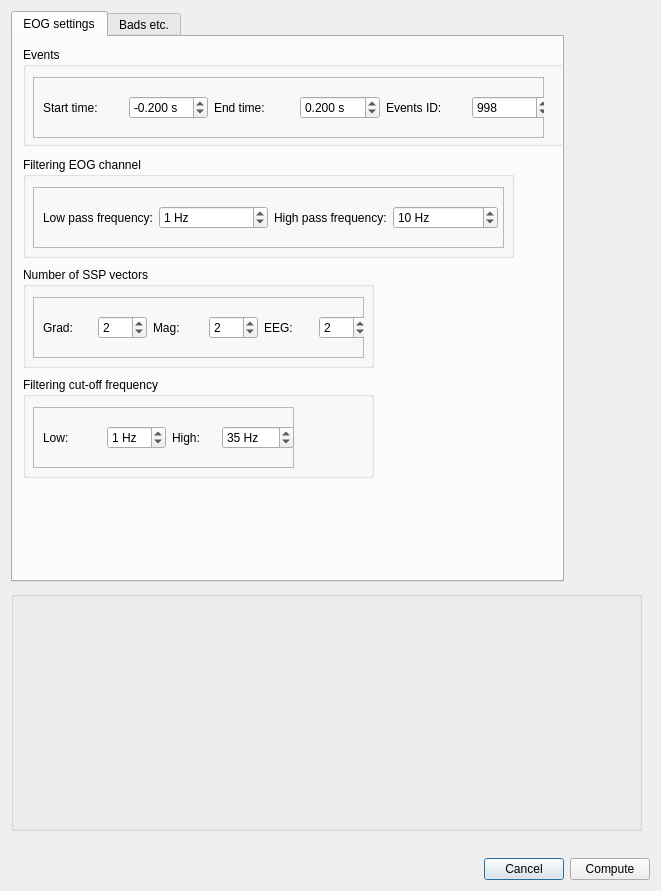
<?xml version="1.0" encoding="UTF-8"?>
<ui version="4.0">
 <class>Dialog</class>
 <widget class="QDialog" name="Dialog">
  <property name="enabled">
   <bool>true</bool>
  </property>
  <property name="geometry">
   <rect>
    <x>0</x>
    <y>0</y>
    <width>661</width>
    <height>891</height>
   </rect>
  </property>
  <property name="windowTitle">
   <string>Meggie - Compute EOG projections</string>
  </property>
  <layout class="QGridLayout" name="gridLayout">
   <item row="1" column="0">
    <layout class="QHBoxLayout" name="horizontalLayout_13">
     <item>
      <spacer name="horizontalSpacer">
       <property name="orientation">
        <enum>Qt::Horizontal</enum>
       </property>
       <property name="sizeHint" stdset="0">
        <size>
         <width>40</width>
         <height>20</height>
        </size>
       </property>
      </spacer>
     </item>
     <item>
      <widget class="QPushButton" name="pushButtonCancel">
       <property name="text">
        <string>Cancel</string>
       </property>
      </widget>
     </item>
     <item>
      <widget class="QPushButton" name="pushButtonCompute">
       <property name="sizePolicy">
        <sizepolicy hsizetype="Minimum" vsizetype="Fixed">
         <horstretch>0</horstretch>
         <verstretch>0</verstretch>
        </sizepolicy>
       </property>
       <property name="text">
        <string>Compute</string>
       </property>
      </widget>
     </item>
    </layout>
   </item>
   <item row="0" column="0">
    <widget class="QScrollArea" name="scrollArea">
     <property name="frameShape">
      <enum>QFrame::NoFrame</enum>
     </property>
     <property name="widgetResizable">
      <bool>true</bool>
     </property>
     <widget class="QWidget" name="scrollAreaWidgetContents">
      <property name="geometry">
       <rect>
        <x>0</x>
        <y>0</y>
        <width>643</width>
        <height>834</height>
       </rect>
      </property>
      <property name="minimumSize">
       <size>
        <width>540</width>
        <height>690</height>
       </size>
      </property>
      <widget class="QTabWidget" name="tabWidgetEOGSettings">
       <property name="geometry">
        <rect>
         <x>0</x>
         <y>0</y>
         <width>553</width>
         <height>571</height>
        </rect>
       </property>
       <property name="currentIndex">
        <number>0</number>
       </property>
       <widget class="QWidget" name="tabEOG1">
        <attribute name="title">
         <string>EOG settings</string>
        </attribute>
        <widget class="QGroupBox" name="groupBoxFilter">
         <property name="geometry">
          <rect>
           <x>10</x>
           <y>340</y>
           <width>351</width>
           <height>101</height>
          </rect>
         </property>
         <property name="title">
          <string>Filtering cut-off frequency</string>
         </property>
         <widget class="QFrame" name="frame_7">
          <property name="geometry">
           <rect>
            <x>10</x>
            <y>30</y>
            <width>261</width>
            <height>61</height>
           </rect>
          </property>
          <property name="frameShape">
           <enum>QFrame::StyledPanel</enum>
          </property>
          <property name="frameShadow">
           <enum>QFrame::Raised</enum>
          </property>
          <widget class="QWidget" name="horizontalLayoutWidget_19">
           <property name="geometry">
            <rect>
             <x>10</x>
             <y>10</y>
             <width>251</width>
             <height>41</height>
            </rect>
           </property>
           <layout class="QHBoxLayout" name="horizontalLayout_25">
            <item>
             <layout class="QHBoxLayout" name="horizontalLayout_26">
              <item>
               <widget class="QLabel" name="labelLow">
                <property name="text">
                 <string>Low:</string>
                </property>
               </widget>
              </item>
              <item>
               <widget class="QSpinBox" name="spinBoxLow">
                <property name="suffix">
                 <string> Hz</string>
                </property>
                <property name="value">
                 <number>1</number>
                </property>
               </widget>
              </item>
             </layout>
            </item>
            <item>
             <layout class="QHBoxLayout" name="horizontalLayout_27">
              <item>
               <widget class="QLabel" name="labelHigh">
                <property name="text">
                 <string>High:</string>
                </property>
               </widget>
              </item>
              <item>
               <widget class="QSpinBox" name="spinBoxHigh">
                <property name="suffix">
                 <string> Hz</string>
                </property>
                <property name="maximum">
                 <number>1000</number>
                </property>
                <property name="value">
                 <number>35</number>
                </property>
               </widget>
              </item>
             </layout>
            </item>
           </layout>
          </widget>
         </widget>
        </widget>
        <widget class="QGroupBox" name="groupBoxFilteringEOG">
         <property name="geometry">
          <rect>
           <x>10</x>
           <y>120</y>
           <width>491</width>
           <height>101</height>
          </rect>
         </property>
         <property name="title">
          <string>Filtering EOG channel</string>
         </property>
         <widget class="QFrame" name="frame_6">
          <property name="geometry">
           <rect>
            <x>10</x>
            <y>30</y>
            <width>471</width>
            <height>61</height>
           </rect>
          </property>
          <property name="frameShape">
           <enum>QFrame::StyledPanel</enum>
          </property>
          <property name="frameShadow">
           <enum>QFrame::Raised</enum>
          </property>
          <widget class="QWidget" name="horizontalLayoutWidget_20">
           <property name="geometry">
            <rect>
             <x>10</x>
             <y>10</y>
             <width>455</width>
             <height>41</height>
            </rect>
           </property>
           <layout class="QHBoxLayout" name="horizontalLayout_18">
            <item>
             <layout class="QHBoxLayout" name="horizontalLayout_23">
              <item>
               <widget class="QLabel" name="labelLowPass">
                <property name="text">
                 <string>Low pass frequency:</string>
                </property>
               </widget>
              </item>
              <item>
               <widget class="QSpinBox" name="spinBoxLowPass">
                <property name="suffix">
                 <string> Hz</string>
                </property>
                <property name="value">
                 <number>1</number>
                </property>
               </widget>
              </item>
             </layout>
            </item>
            <item>
             <layout class="QHBoxLayout" name="horizontalLayout_24">
              <item>
               <widget class="QLabel" name="labelHighPass">
                <property name="text">
                 <string>High pass frequency:</string>
                </property>
               </widget>
              </item>
              <item>
               <widget class="QSpinBox" name="spinBoxHighPass">
                <property name="suffix">
                 <string> Hz</string>
                </property>
                <property name="maximum">
                 <number>1000</number>
                </property>
                <property name="value">
                 <number>10</number>
                </property>
               </widget>
              </item>
             </layout>
            </item>
           </layout>
          </widget>
         </widget>
        </widget>
        <widget class="QGroupBox" name="groupBoxSSP">
         <property name="geometry">
          <rect>
           <x>10</x>
           <y>230</y>
           <width>351</width>
           <height>101</height>
          </rect>
         </property>
         <property name="title">
          <string>Number of SSP vectors</string>
         </property>
         <widget class="QFrame" name="frame_2">
          <property name="geometry">
           <rect>
            <x>10</x>
            <y>30</y>
            <width>331</width>
            <height>61</height>
           </rect>
          </property>
          <property name="frameShape">
           <enum>QFrame::StyledPanel</enum>
          </property>
          <property name="frameShadow">
           <enum>QFrame::Raised</enum>
          </property>
          <widget class="QWidget" name="horizontalLayoutWidget_9">
           <property name="geometry">
            <rect>
             <x>10</x>
             <y>10</y>
             <width>325</width>
             <height>41</height>
            </rect>
           </property>
           <layout class="QHBoxLayout" name="horizontalLayout_9">
            <item>
             <layout class="QHBoxLayout" name="horizontalLayout_3">
              <item>
               <widget class="QLabel" name="labelGrad">
                <property name="text">
                 <string>Grad:</string>
                </property>
               </widget>
              </item>
              <item>
               <widget class="QSpinBox" name="spinBoxGrad">
                <property name="value">
                 <number>2</number>
                </property>
               </widget>
              </item>
             </layout>
            </item>
            <item>
             <layout class="QHBoxLayout" name="horizontalLayout_4">
              <item>
               <widget class="QLabel" name="labelMag">
                <property name="text">
                 <string>Mag:</string>
                </property>
               </widget>
              </item>
              <item>
               <widget class="QSpinBox" name="spinBoxMag">
                <property name="value">
                 <number>2</number>
                </property>
               </widget>
              </item>
             </layout>
            </item>
            <item>
             <layout class="QHBoxLayout" name="horizontalLayout_5">
              <item>
               <widget class="QLabel" name="labelEeg">
                <property name="text">
                 <string>EEG:</string>
                </property>
               </widget>
              </item>
              <item>
               <widget class="QSpinBox" name="spinBoxEeg">
                <property name="value">
                 <number>2</number>
                </property>
               </widget>
              </item>
             </layout>
            </item>
           </layout>
          </widget>
         </widget>
        </widget>
        <widget class="QGroupBox" name="groupBoxEvent">
         <property name="geometry">
          <rect>
           <x>10</x>
           <y>10</y>
           <width>541</width>
           <height>99</height>
          </rect>
         </property>
         <property name="title">
          <string>Events</string>
         </property>
         <widget class="QFrame" name="frame">
          <property name="geometry">
           <rect>
            <x>10</x>
            <y>30</y>
            <width>511</width>
            <height>61</height>
           </rect>
          </property>
          <property name="frameShape">
           <enum>QFrame::StyledPanel</enum>
          </property>
          <property name="frameShadow">
           <enum>QFrame::Raised</enum>
          </property>
          <widget class="QWidget" name="horizontalLayoutWidget_8">
           <property name="geometry">
            <rect>
             <x>10</x>
             <y>10</y>
             <width>508</width>
             <height>41</height>
            </rect>
           </property>
           <layout class="QHBoxLayout" name="horizontalLayout_8">
            <item>
             <layout class="QHBoxLayout" name="horizontalLayout">
              <item>
               <widget class="QLabel" name="labelTmin">
                <property name="text">
                 <string>Start time:</string>
                </property>
               </widget>
              </item>
              <item>
               <widget class="QDoubleSpinBox" name="doubleSpinBoxTmin">
                <property name="suffix">
                 <string> s</string>
                </property>
                <property name="decimals">
                 <number>3</number>
                </property>
                <property name="minimum">
                 <double>-99.989999999999995</double>
                </property>
                <property name="singleStep">
                 <double>0.050000000000000</double>
                </property>
                <property name="value">
                 <double>-0.200000000000000</double>
                </property>
               </widget>
              </item>
             </layout>
            </item>
            <item>
             <layout class="QHBoxLayout" name="horizontalLayout_2">
              <item>
               <widget class="QLabel" name="labelTmax">
                <property name="text">
                 <string>End time:</string>
                </property>
               </widget>
              </item>
              <item>
               <widget class="QDoubleSpinBox" name="doubleSpinBoxTmax">
                <property name="suffix">
                 <string> s</string>
                </property>
                <property name="decimals">
                 <number>3</number>
                </property>
                <property name="minimum">
                 <double>-99.989999999999995</double>
                </property>
                <property name="singleStep">
                 <double>0.050000000000000</double>
                </property>
                <property name="value">
                 <double>0.200000000000000</double>
                </property>
               </widget>
              </item>
             </layout>
            </item>
            <item>
             <layout class="QHBoxLayout" name="horizontalLayout_6">
              <item>
               <widget class="QLabel" name="labelEventID">
                <property name="text">
                 <string>Events ID:</string>
                </property>
               </widget>
              </item>
              <item>
               <widget class="QSpinBox" name="spinBoxEventsID">
                <property name="maximum">
                 <number>10000</number>
                </property>
                <property name="value">
                 <number>998</number>
                </property>
               </widget>
              </item>
             </layout>
            </item>
           </layout>
          </widget>
         </widget>
        </widget>
       </widget>
       <widget class="QWidget" name="tabEOG2">
        <attribute name="title">
         <string>Bads etc.</string>
        </attribute>
        <widget class="QWidget" name="horizontalLayoutWidget_17">
         <property name="geometry">
          <rect>
           <x>10</x>
           <y>60</y>
           <width>351</width>
           <height>41</height>
          </rect>
         </property>
         <layout class="QHBoxLayout" name="horizontalLayout_21">
          <item>
           <widget class="QLabel" name="labelStart1">
            <property name="text">
             <string>Start artifact detection after</string>
            </property>
           </widget>
          </item>
          <item>
           <widget class="QSpinBox" name="spinBoxStart"/>
          </item>
          <item>
           <widget class="QLabel" name="labelStart2">
            <property name="text">
             <string>seconds.</string>
            </property>
           </widget>
          </item>
         </layout>
        </widget>
        <widget class="QWidget" name="horizontalLayoutWidget">
         <property name="geometry">
          <rect>
           <x>10</x>
           <y>160</y>
           <width>285</width>
           <height>41</height>
          </rect>
         </property>
         <layout class="QHBoxLayout" name="horizontalLayout_7">
          <item>
           <widget class="QLabel" name="labelJobs">
            <property name="text">
             <string>Number of jobs to run in parallel:</string>
            </property>
           </widget>
          </item>
          <item>
           <widget class="QSpinBox" name="spinBoxJobs">
            <property name="value">
             <number>1</number>
            </property>
           </widget>
          </item>
         </layout>
        </widget>
        <widget class="QWidget" name="layoutWidget">
         <property name="geometry">
          <rect>
           <x>10</x>
           <y>10</y>
           <width>531</width>
           <height>41</height>
          </rect>
         </property>
         <layout class="QHBoxLayout" name="horizontalLayout_28">
          <item>
           <widget class="QLabel" name="labelBad">
            <property name="text">
             <string>Bad channels (eg. MEG 2443, MEG 1531):</string>
            </property>
           </widget>
          </item>
          <item>
           <widget class="QLineEdit" name="lineEditBad"/>
          </item>
         </layout>
        </widget>
        <widget class="QWidget" name="layoutWidget_2">
         <property name="geometry">
          <rect>
           <x>10</x>
           <y>110</y>
           <width>310</width>
           <height>41</height>
          </rect>
         </property>
         <layout class="QHBoxLayout" name="horizontalLayout_22">
          <item>
           <widget class="QLabel" name="labelTaps">
            <property name="text">
             <string>Number of taps to use for filtering:</string>
            </property>
           </widget>
          </item>
          <item>
           <widget class="QSpinBox" name="spinBoxTaps">
            <property name="maximum">
             <number>10000</number>
            </property>
            <property name="value">
             <number>2048</number>
            </property>
           </widget>
          </item>
         </layout>
        </widget>
        <widget class="QWidget" name="verticalLayoutWidget">
         <property name="geometry">
          <rect>
           <x>10</x>
           <y>250</y>
           <width>371</width>
           <height>111</height>
          </rect>
         </property>
         <layout class="QVBoxLayout" name="verticalLayout">
          <item>
           <widget class="QCheckBox" name="checkBoxEEGProj">
            <property name="text">
             <string>Add EEG average reference proj.</string>
            </property>
           </widget>
          </item>
          <item>
           <widget class="QCheckBox" name="checkBoxSSPProj">
            <property name="text">
             <string>Exclude the SSP projectors currently in the fiff file</string>
            </property>
            <property name="checked">
             <bool>true</bool>
            </property>
           </widget>
          </item>
          <item>
           <widget class="QCheckBox" name="checkBoxSSPCompute">
            <property name="text">
             <string>Compute SSP after averaging</string>
            </property>
           </widget>
          </item>
         </layout>
        </widget>
        <widget class="QGroupBox" name="groupBox">
         <property name="geometry">
          <rect>
           <x>10</x>
           <y>400</y>
           <width>491</width>
           <height>151</height>
          </rect>
         </property>
         <property name="title">
          <string>Epoch rejection</string>
         </property>
         <widget class="QFrame" name="frameEpochRejection">
          <property name="enabled">
           <bool>true</bool>
          </property>
          <property name="geometry">
           <rect>
            <x>10</x>
            <y>30</y>
            <width>461</width>
            <height>91</height>
           </rect>
          </property>
          <property name="frameShape">
           <enum>QFrame::StyledPanel</enum>
          </property>
          <property name="frameShadow">
           <enum>QFrame::Raised</enum>
          </property>
          <widget class="QWidget" name="horizontalLayoutWidget_4">
           <property name="geometry">
            <rect>
             <x>10</x>
             <y>10</y>
             <width>441</width>
             <height>80</height>
            </rect>
           </property>
           <layout class="QHBoxLayout" name="horizontalLayout_12">
            <item>
             <layout class="QVBoxLayout" name="verticalLayout_2">
              <item>
               <layout class="QHBoxLayout" name="horizontalLayout_14">
                <item>
                 <widget class="QLabel" name="labelGradReject">
                  <property name="text">
                   <string>Grad:</string>
                  </property>
                 </widget>
                </item>
                <item>
                 <widget class="QDoubleSpinBox" name="doubleSpinBoxGradReject">
                  <property name="prefix">
                   <string/>
                  </property>
                  <property name="suffix">
                   <string> fT/cm</string>
                  </property>
                  <property name="maximum">
                   <double>1000000000.000000000000000</double>
                  </property>
                  <property name="value">
                   <double>3000.000000000000000</double>
                  </property>
                 </widget>
                </item>
               </layout>
              </item>
              <item>
               <layout class="QHBoxLayout" name="horizontalLayout_11">
                <item>
                 <widget class="QLabel" name="labelEegReject">
                  <property name="text">
                   <string>EEG:</string>
                  </property>
                 </widget>
                </item>
                <item>
                 <widget class="QDoubleSpinBox" name="doubleSpinBoxEEGReject">
                  <property name="suffix">
                   <string> uV</string>
                  </property>
                  <property name="maximum">
                   <double>1000000000.000000000000000</double>
                  </property>
                  <property name="value">
                   <double>100.000000000000000</double>
                  </property>
                 </widget>
                </item>
               </layout>
              </item>
             </layout>
            </item>
            <item>
             <layout class="QVBoxLayout" name="verticalLayout_3">
              <item>
               <layout class="QHBoxLayout" name="horizontalLayout_10">
                <item>
                 <widget class="QLabel" name="labelMagReject">
                  <property name="text">
                   <string>Mag:</string>
                  </property>
                 </widget>
                </item>
                <item>
                 <widget class="QDoubleSpinBox" name="doubleSpinBoxMagReject">
                  <property name="suffix">
                   <string> fT</string>
                  </property>
                  <property name="maximum">
                   <double>1000000000.000000000000000</double>
                  </property>
                  <property name="value">
                   <double>4000.000000000000000</double>
                  </property>
                 </widget>
                </item>
               </layout>
              </item>
              <item>
               <layout class="QHBoxLayout" name="horizontalLayout_15">
                <item>
                 <widget class="QLabel" name="labelEogReject">
                  <property name="text">
                   <string>EOG:</string>
                  </property>
                 </widget>
                </item>
                <item>
                 <widget class="QDoubleSpinBox" name="doubleSpinBoxEOGReject">
                  <property name="suffix">
                   <string> uV</string>
                  </property>
                  <property name="maximum">
                   <double>1000000000.000000000000000</double>
                  </property>
                  <property name="value">
                   <double>1000000000.000000000000000</double>
                  </property>
                 </widget>
                </item>
               </layout>
              </item>
             </layout>
            </item>
           </layout>
          </widget>
         </widget>
        </widget>
       </widget>
      </widget>
      <widget class="QGroupBox" name="groupBoxBatch">
       <property name="geometry">
        <rect>
         <x>0</x>
         <y>580</y>
         <width>631</width>
         <height>240</height>
        </rect>
       </property>
       <property name="sizePolicy">
        <sizepolicy hsizetype="Expanding" vsizetype="Fixed">
         <horstretch>0</horstretch>
         <verstretch>0</verstretch>
        </sizepolicy>
       </property>
       <property name="minimumSize">
        <size>
         <width>0</width>
         <height>240</height>
        </size>
       </property>
       <property name="title">
        <string/>
       </property>
      </widget>
     </widget>
    </widget>
   </item>
  </layout>
 </widget>
 <tabstops>
  <tabstop>scrollArea</tabstop>
  <tabstop>doubleSpinBoxTmin</tabstop>
  <tabstop>doubleSpinBoxTmax</tabstop>
  <tabstop>spinBoxEventsID</tabstop>
  <tabstop>spinBoxLowPass</tabstop>
  <tabstop>spinBoxHighPass</tabstop>
  <tabstop>spinBoxGrad</tabstop>
  <tabstop>spinBoxMag</tabstop>
  <tabstop>spinBoxEeg</tabstop>
  <tabstop>spinBoxLow</tabstop>
  <tabstop>spinBoxHigh</tabstop>
  <tabstop>lineEditBad</tabstop>
  <tabstop>spinBoxStart</tabstop>
  <tabstop>spinBoxTaps</tabstop>
  <tabstop>spinBoxJobs</tabstop>
  <tabstop>checkBoxEEGProj</tabstop>
  <tabstop>checkBoxSSPProj</tabstop>
  <tabstop>checkBoxSSPCompute</tabstop>
  <tabstop>pushButtonCancel</tabstop>
  <tabstop>pushButtonCompute</tabstop>
  <tabstop>tabWidgetEOGSettings</tabstop>
 </tabstops>
 <resources/>
 <connections>
  <connection>
   <sender>pushButtonCompute</sender>
   <signal>clicked()</signal>
   <receiver>Dialog</receiver>
   <slot>accept()</slot>
   <hints>
    <hint type="sourcelabel">
     <x>650</x>
     <y>880</y>
    </hint>
    <hint type="destinationlabel">
     <x>333</x>
     <y>5</y>
    </hint>
   </hints>
  </connection>
  <connection>
   <sender>pushButtonCancel</sender>
   <signal>clicked(bool)</signal>
   <receiver>Dialog</receiver>
   <slot>reject()</slot>
   <hints>
    <hint type="sourcelabel">
     <x>559</x>
     <y>880</y>
    </hint>
    <hint type="destinationlabel">
     <x>248</x>
     <y>8</y>
    </hint>
   </hints>
  </connection>
 </connections>
</ui>
